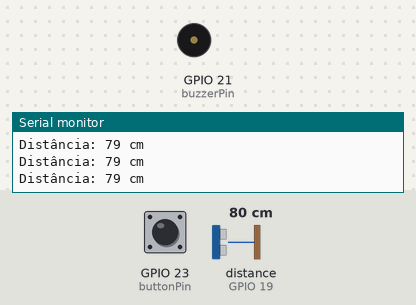
A sketch run on a simulated ESP32. Shown: buzzer (waves = sounding, pin HIGH), the last lines printed to the serial monitor. Wiring (inferred from the names in the program): ultrasonic range finder: trigger GPIO 18; echo GPIO 19. The inputs (shaded band) are chosen by the test bench; at power-on: distance to the obstacle (sensor on GPIO 19) 80 cm, GPIO 23 (buttonPin) HIGH. The echo pulse lasts 58.3 µs per cm; the modem accepts every AT command (registered, SIM ready, sends succeed) and sends nothing else; pins used as bus, display or sensor lines are not drawn.

Above: at 2.2 s.
2.3 s: distance to the obstacle (sensor on GPIO 19) set to 54 cm
3.8 s: distance to the obstacle (sensor on GPIO 19) set to 47 cm
At 6.6 s:
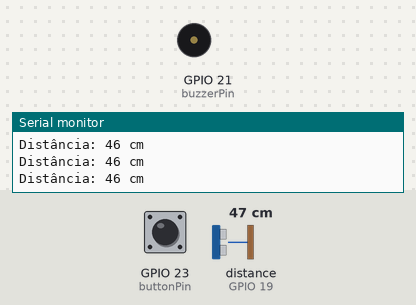
6.8 s: GPIO 23 (buttonPin) pulled LOW for 0.15 s
At 7.3 s:
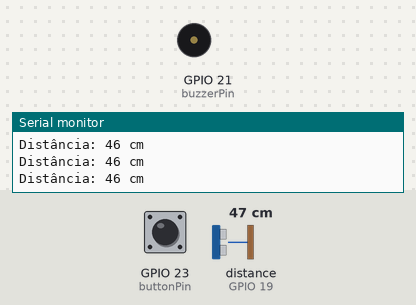
9.9 s: distance to the obstacle (sensor on GPIO 19) set to 60 cm
At 10.4 s:
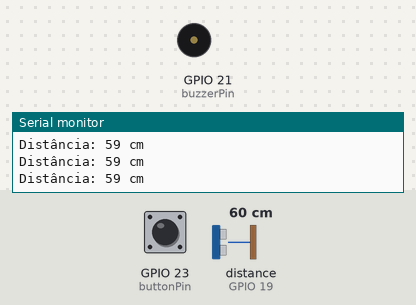
Timing chart, 0 to 12.4 s (numbered marks = the images above; inputs shaded):
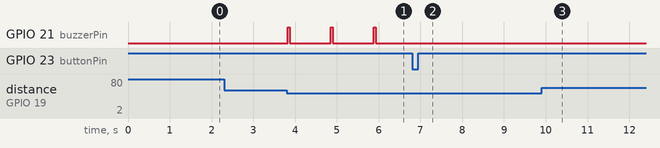

The sketch:

PI_Apresentacao.ino
```cpp
#include <HardwareSerial.h>

#define trigPin  18
#define echoPin 19
#define buzzerPin 21
#define RX_PIN 4
#define TX_PIN 2
#define buttonPin 23

HardwareSerial SIM800Serial(1); // Pino RX do SIM800L conectado ao pino D2 do ESP32 (RX1)
HardwareSerial SerialESP32(2); // Pino TX do SIM800L conectado ao pino D4 do ESP32 (TX2)

unsigned long previousMillis = 0;
const long interval = 60000; // Intervalo de 1 minuto em milissegundos
bool panicButtonPressed = false;

void setup() {
  Serial.begin(115200);
  SerialESP32.begin(9600, SERIAL_8N1, RX_PIN, TX_PIN);
  SIM800Serial.begin(9600, SERIAL_8N1, RX_PIN, TX_PIN, false);
  pinMode(buttonPin, INPUT_PULLUP); // Configura o pino do botão de pânico como entrada com pull-up
  pinMode(trigPin, OUTPUT);
  pinMode(echoPin, INPUT);
  pinMode(buzzerPin, OUTPUT);

  // Configura o SIM800L para enviar mensagens de texto
  SIM800Serial.println("AT+CMGF=1");
  delay(1000);
}

void loop() {
  // Lógica do sensor ultrassônico e buzzer
  long duration, distance;

  // Gera um pulso de trigger de 10 microsegundos
  digitalWrite(trigPin, LOW);
  delayMicroseconds(2);
  digitalWrite(trigPin, HIGH);
  delayMicroseconds(10);
  digitalWrite(trigPin, LOW);

  // Leitura do echo e cálculo da distância
  duration = pulseIn(echoPin, HIGH, 30000); // Timeout de 30ms
  if (duration == 0) {
    Serial.println("Nenhum eco recebido");
    distance = -1;
  } else {
    distance = duration * 0.034 / 2;
  }

  Serial.print("Distância: ");
  Serial.print(distance);
  Serial.println(" cm");

  if (distance >= 0 && distance <= 50) {
    int delayTime = map(distance, 0, 50, 50, 1000); // Mapeia a distância para o tempo de delay

    // Liga o buzzer por um curto período
    digitalWrite(buzzerPin, HIGH);
    delay(50); // Buzzer ligado por 50ms
    digitalWrite(buzzerPin, LOW);

    // Espera pelo tempo calculado
    delay(delayTime - 50);
  } else {
    // Desliga o buzzer
    digitalWrite(buzzerPin, LOW);
  }

  // Lógica do botão de pânico
  if (digitalRead(buttonPin) == LOW) { // Verifica se o botão foi pressionado
    if (!panicButtonPressed) { // Verifica se o botão estava previamente solto
      panicButtonPressed = true;
      sendSMS("+5512997585099", "SOS! Preciso de ajuda nesta localizacao:\nhttp://maps.google.com/maps?q=-22.733271,-45.122494");
    }
  } else {
    panicButtonPressed = false; // Reseta o estado do botão de pânico quando ele é solto
  }

  delay(100); // Aguarda 100ms antes de realizar a próxima medição
}

void sendSMS(String number, String message) {
  SIM800Serial.print("AT+CMGS=\"");
  SIM800Serial.print(number);
  SIM800Serial.println("\"");
  delay(1000);
  SIM800Serial.println(message);
  delay(1000);
  SIM800Serial.write(0x1A);
  delay(1000);

  // Verifica a resposta do módulo SIM800L para confirmar o envio
  if (SIM800Serial.find("OK")) {
    Serial.println("SMS enviado com sucesso.");
  } else {
    Serial.println("Erro: Falha ao enviar o SMS.");
  }

  // Limpa o buffer serial para evitar que os comandos AT sejam impressos
  while (SIM800Serial.available()) {
    SIM800Serial.read();
  }
}
```

Measured:
- the behaviour switches between 52 and 51 cm on distance to the obstacle (sensor on GPIO 19) (found by bisection; images 0 and 1)
- after the input at 3.8 s, GPIO 21 (buzzerPin): alternates HIGH for 0.05 s and LOW for 0.98 s, starting at once
- after the input at 6.8 s, GPIO 21 (buzzerPin): stops changing and stays LOW
- after the input at 9.9 s, GPIO 21 (buzzerPin): stops changing and stays LOW
